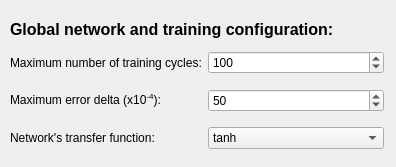
<?xml version="1.0" encoding="UTF-8"?>
<ui version="4.0">
 <class>TrainingForm</class>
 <widget class="QWidget" name="TrainingForm">
  <property name="geometry">
   <rect>
    <x>0</x>
    <y>0</y>
    <width>396</width>
    <height>167</height>
   </rect>
  </property>
  <property name="windowTitle">
   <string>Form</string>
  </property>
  <widget class="QLabel" name="label_4">
   <property name="geometry">
    <rect>
     <x>10</x>
     <y>20</y>
     <width>374</width>
     <height>19</height>
    </rect>
   </property>
   <property name="text">
    <string>&lt;html&gt;&lt;head/&gt;&lt;body&gt;&lt;p&gt;&lt;span style=&quot; font-size:12pt; font-weight:600;&quot;&gt;Global network and training configuration:&lt;/span&gt;&lt;/p&gt;&lt;/body&gt;&lt;/html&gt;</string>
   </property>
   <property name="textFormat">
    <enum>Qt::RichText</enum>
   </property>
   <property name="scaledContents">
    <bool>false</bool>
   </property>
  </widget>
  <widget class="QSplitter" name="splitter">
   <property name="geometry">
    <rect>
     <x>10</x>
     <y>42</y>
     <width>374</width>
     <height>116</height>
    </rect>
   </property>
   <property name="orientation">
    <enum>Qt::Vertical</enum>
   </property>
   <widget class="QWidget" name="gridLayoutWidget">
    <layout class="QGridLayout" name="gridLayout">
     <item row="2" column="1">
      <widget class="QComboBox" name="m_CBTransferFunction">
       <item>
        <property name="text">
         <string>tanh</string>
        </property>
       </item>
       <item>
        <property name="text">
         <string>log</string>
        </property>
       </item>
       <item>
        <property name="text">
         <string>linear</string>
        </property>
       </item>
       <item>
        <property name="text">
         <string>binary</string>
        </property>
       </item>
      </widget>
     </item>
     <item row="0" column="0">
      <widget class="QLabel" name="label">
       <property name="text">
        <string>Maximum number of training cycles:</string>
       </property>
      </widget>
     </item>
     <item row="1" column="0">
      <widget class="QLabel" name="label_2">
       <property name="text">
        <string>&lt;html&gt;&lt;head/&gt;&lt;body&gt;&lt;p&gt;Maximum error delta (x10&lt;span style=&quot; vertical-align:super;&quot;&gt;-4&lt;/span&gt;):&lt;/p&gt;&lt;/body&gt;&lt;/html&gt;</string>
       </property>
       <property name="textFormat">
        <enum>Qt::RichText</enum>
       </property>
      </widget>
     </item>
     <item row="2" column="0">
      <widget class="QLabel" name="label_3">
       <property name="text">
        <string>Network's transfer function:</string>
       </property>
      </widget>
     </item>
     <item row="0" column="1">
      <widget class="QSpinBox" name="m_SBMax">
       <property name="minimum">
        <number>1</number>
       </property>
       <property name="maximum">
        <number>100000</number>
       </property>
       <property name="value">
        <number>100</number>
       </property>
      </widget>
     </item>
     <item row="1" column="1">
      <widget class="QSpinBox" name="m_SBError">
       <property name="minimum">
        <number>1</number>
       </property>
       <property name="maximum">
        <number>10000</number>
       </property>
       <property name="singleStep">
        <number>1</number>
       </property>
       <property name="value">
        <number>50</number>
       </property>
      </widget>
     </item>
    </layout>
   </widget>
  </widget>
 </widget>
 <resources/>
 <connections/>
</ui>
